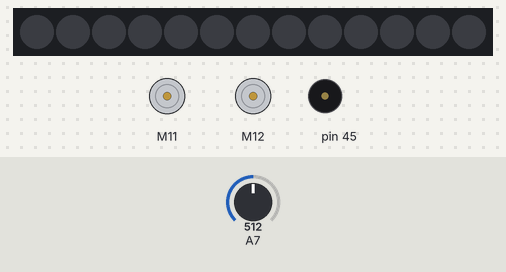
Bench run of a sketch on a simulated Arduino Uno, built with avr-gcc and run on an emulated ATmega328P. Parts: 13 RGB LEDs in strip order, left to right, 2 × DC motor (green arrow = forward, orange = backward, longer = faster), buzzer (waves = sounding). The inputs (shaded band) are chosen by the test bench; at power-on: A7 = 512.

Above: at 1.2 s.
1.3 s: A7 set to 541
2.8 s: A7 set to 568
At 8.2 s:
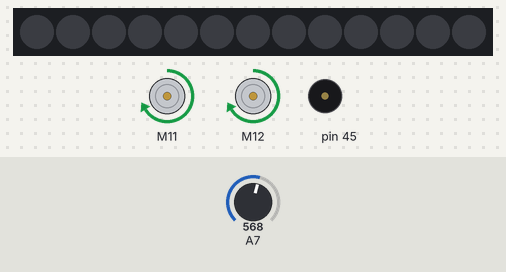
Timing chart, 0 to 11.8 s (numbered marks = the images above; inputs shaded):
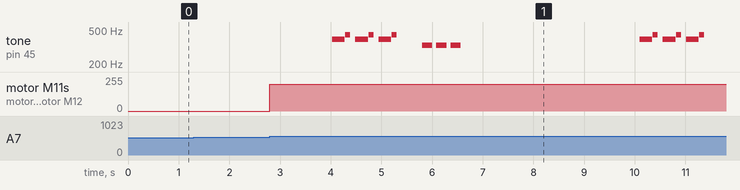

The sketch:

4.1P.ino
```cpp
#include <Arduino.h>
#include <MeAuriga.h>

MeLightSensor lightSensor(12);
MeBuzzer buzzer;
MeSoundSensor soundSensor(14);
MeEncoderOnBoard Encoder_1(SLOT1);
MeEncoderOnBoard Encoder_2(SLOT2);

const int LED_COUNT = 13;
MeRGBLed rgbLED(0, LED_COUNT);
uint32_t colours[] = {
  0xFF0000,
  0x0000FF,
  0xFFFFFF
};

uint32_t coloursLength = sizeof(colours) / sizeof(colours[0]);
float sound_frequency = 0;

// Buzzer structure to (kind of) sound like the Aussie Aussie Aussie Oi Oi Oi chant
#define G4 392
#define E4 330
#define A4 440
int melody[] = { G4, A4, G4, A4, G4, A4, E4, E4, E4 };
int noteDurations[] = { 250, 100, 250, 100, 250, 100, 200, 200, 200 };
int noteDelays[] = { 10, 100, 10, 100, 10, 500, 80, 80, 80 };

void isr_process_encoder1(void) {
  if (digitalRead(Encoder_1.getPortB()) == 0) { Encoder_1.pulsePosMinus(); }
  else { Encoder_1.pulsePosPlus(); }
}

void isr_process_encoder2(void) {
  if (digitalRead(Encoder_2.getPortB()) == 0) { Encoder_2.pulsePosMinus(); }
  else { Encoder_2.pulsePosPlus(); }
}

void _loop() {
  Encoder_1.loop();
  Encoder_2.loop();
}

// handles non blocking delay to ensure play() and lightUpLed() doesn't block the wheels from spinning
void _delay(unsigned long ms) {
  unsigned long start = millis();
  while (millis() - start < ms) { _loop(); }
}

// handles LEDs. Each LED flashes one after the other.
// repeat cycles are based on the argument
void lightUpLed(int repeat) {
  int colourTracker = 0;
  int count = 0;

  while (count < repeat) {
    for (int i = 1; i < LED_COUNT; i++) {
      rgbLED.setColor(i, colours[colourTracker]);
      rgbLED.show();

      _delay(50);

      rgbLED.setColor(i, 0x000000);
      rgbLED.show();

      // updates colourTracker back to the first element after each colour has been displayed
      colourTracker = (colourTracker + 1) % coloursLength;
    }
    count++;
  }
}

// plays the chant based on the set melody.
void play() {
  int len = sizeof(melody) / sizeof(melody[0]);
  for (int i = 0; i < len; i++) {
    buzzer.tone(melody[i], noteDurations[i]);
    _delay(noteDelays[i]);
  }
}

// controls robot spinning in a rightwards circle
void spinRight(int speed) {
  Encoder_1.setTarPWM(speed);
  Encoder_2.setTarPWM(speed);
}

void setup() {
  buzzer.setpin(45);
  rgbLED.setpin(44);
  TCCR1A = _BV(WGM10);
  TCCR1B = _BV(CS11) | _BV(WGM12);
  TCCR2A = _BV(WGM21) | _BV(WGM20);
  TCCR2B = _BV(CS21);
  attachInterrupt(Encoder_1.getIntNum(), isr_process_encoder1, RISING);
  attachInterrupt(Encoder_2.getIntNum(), isr_process_encoder2, RISING);

  Encoder_1.setTarPWM(0);
  Encoder_2.setTarPWM(0);
}

void loop() {
    _loop();
  sound_frequency = soundSensor.strength();
  if (sound_frequency > 550) {
    spinRight(200);       // wheels start spinning
    lightUpLed(2);        // LEDs complete 2 full rotations
    play();               // play the chant
    lightUpLed(2);        // another 2 rotations for LEDs
    spinRight(0);         // stop the motors spinning
    delay(1000);          // pause 1 second to stop the residual motor noise from triggering the sound_frequency
  }
}
```

Measured:
- the behaviour switches between 550 and 551 on A7 (found by bisection; images 0 and 1)
- after the input at 1.3 s, every drawn part: stays the same
- after the input at 2.8 s, tone on pin 45: plays 392 Hz for 0.25 s, 440 Hz for 0.10 s, 392 Hz for 0.25 s, 440 Hz for 0.10 s, 392 Hz for 0.25 s, 440 Hz for 0.10 s … (15 notes in this stretch), starting after 1.2 s; motor M11, motor M12: stopped → forward 200/255 at once; the LEDs: first change at once (image 1 shows a later state)
